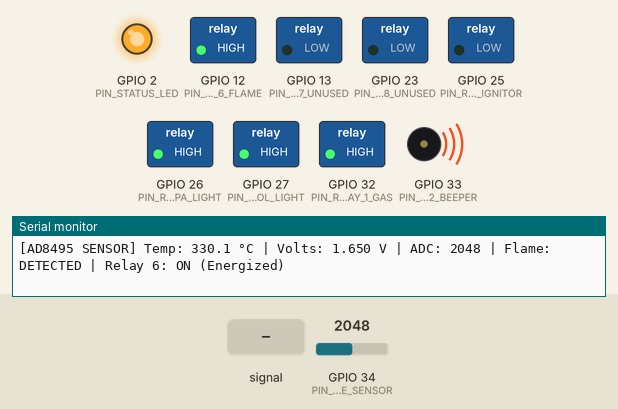
This program was run on a simulated ESP32. Shown: switched loads named in the program (green lamp = pin HIGH), output pins drawn as LEDs (lit = HIGH), buzzer (waves = sounding, pin HIGH), the last lines printed to the serial monitor. Dashed ring = blinking. The inputs (shaded band) are chosen by the test bench; at power-on: GPIO 34 (PIN_FLAME_SENSOR) = 2048.

Above: at 1.8 s.
1.9 s: GPIO 34 (PIN_FLAME_SENSOR) set to 875
At 2.5 s:
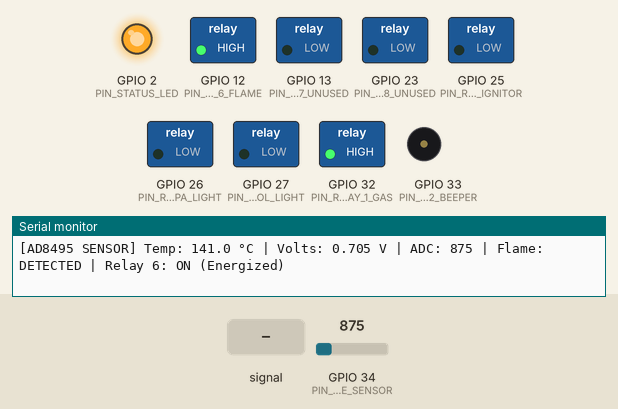
4.9 s: GPIO 34 (PIN_FLAME_SENSOR) set to 745
At 6.0 s:
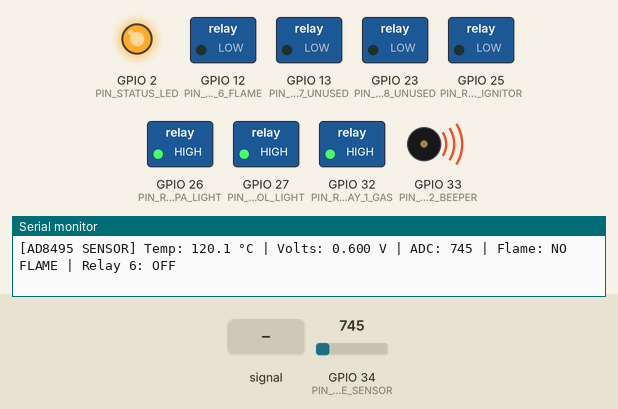
7.9 s: GPIO 34 (PIN_FLAME_SENSOR) fed a 200 Hz sine of ±327 counts around its level
At 11.8 s:
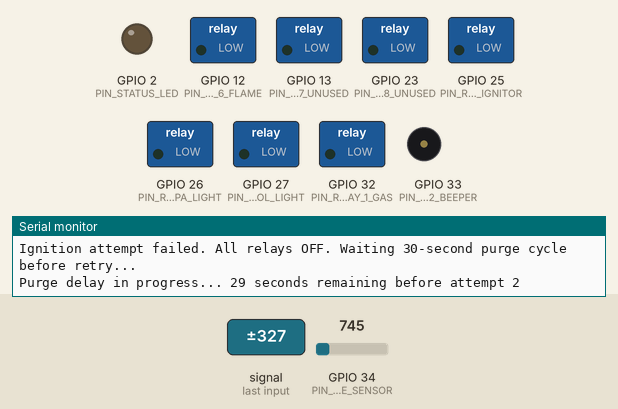
Timing chart, 0 to 45.3 s (numbered marks = the images above; inputs shaded):
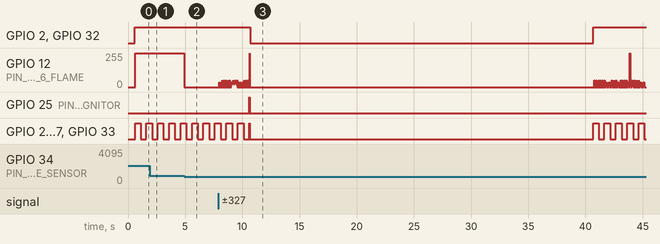

The program:

main.cpp
```cpp
/*
 * ESP32 32E Wroom Relay Board - Firebasket Ignition System Firmware
 *
 * Hardware Sequence & Operation:
 * - Boot: Power applied -> ESP32 boots up automatically and starts ignition sequence.
 *
 * - Step 1 (Gas Pre-Flow & Initial Beeping):
 *   * Relay 1 (Propane Gas Valve) closes (ON) to allow propane gas to flow to the burner.
 *   * Simultaneously, Relay 2 (Piezo Beeper) pulses ON/OFF once per second (1 Hz) 10 times (10 seconds total).
 *   * Synchronous Light Interruption: For every ON pulse of Relay 2, Relay 4 (Spa Light) and
 *     Relay 5 (Pool Light) also pulse ON/OFF simultaneously.
 *
 * - Step 2 (Spark Ignition & Rapid Beeping / Light Interruption):
 *   * After 10 beeps (10s), Relay 3 (Spark Ignitor) closes (ON) to turn on high-voltage spark ignition.
 *   * Simultaneously, Relay 2 (Beeper) pulses ON/OFF twice per second (2 Hz).
 *   * Relays 4 & 5 (Spa & Pool Lights) pulse ON/OFF in sync with Relay 2 (2 Hz).
 *   * AD8495 K-Type Thermocouple Flame Sensor monitored continuously for up to 10 seconds.
 *
 * - Step 3 (Flame Detection Outcome):
 *   * FLAME DETECTED: Relay 3 (Ignitor) OFF, Relays 2, 4, 5 OFF. Relay 1 (Gas Valve) stays ON (RUNNING state).
 *     Relay 6 (Flame Detected Relay) closes (ON) whenever the thermocouple detects flame.
 *   * NO FLAME DETECTED (after 10s): Relay 1 (Gas Valve) OFF, Relay 3 (Ignitor) OFF, Relays 2, 4, 5 OFF, Relay 6 OFF.
 *
 * - Step 4 (Retry & Lockout Logic):
 *   * If ignition fails, system waits 30 seconds (Safety Purge Delay) with all relays OFF.
 *   * The sequence repeats after 30 seconds and repeats 4 more times (5 total attempts: 1 initial + 4 retries).
 *   * If all 5 attempts fail, the system enters LOCKOUT state and does not repeat anymore until reboot
 *     (power cycling the ESP32).
 */

#include <Arduino.h>

// ============================================================================
// HARDWARE PIN DEFINITIONS & CONFIGURATION
// ============================================================================

// Relay Output Pins (Active HIGH positive trigger logic)
#define PIN_RELAY_1_GAS       32  // Relay 1: Propane Gas Valve Relay (GPIO 32)
#define PIN_RELAY_2_BEEPER    33  // Relay 2: Piezo Beeper Warning Relay (GPIO 33)
#define PIN_RELAY_3_IGNITOR   25  // Relay 3: Spark Ignitor High-Voltage Relay (GPIO 25)
#define PIN_RELAY_4_SPA_LIGHT 26  // Relay 4: Spa Light Control Relay (GPIO 26)
#define PIN_RELAY_5_POOL_LIGHT 27 // Relay 5: Pool Light Control Relay (GPIO 27)
#define PIN_RELAY_6_FLAME     12  // Relay 6: Dedicated Flame Detection Relay (GPIO 12)

// Unused Relays on eMariete ESP32-WROOM-32e 8-Relay Board (Explicitly held OFF for safety)
#define PIN_RELAY_7_UNUSED    13  // Relay 7: Unused (GPIO 13)
#define PIN_RELAY_8_UNUSED    23  // Relay 8: Unused (GPIO 23)
#define PIN_STATUS_LED        2   // Onboard Status Indicator LED

// Input Sensor Pins
#define PIN_FLAME_SENSOR      34  // AD8495 Analog K-Type Thermocouple Input (GPIO 34 / ADC1_CH6)

// ============================================================================
// AD8495 THERMOCOUPLE & FLAME SENSING PARAMETERS
// ============================================================================
#define AD8495_REF_VOLTAGE_V      0.0     // Reference Voltage (0.0V with REF pin tied to GND)
#define AD8495_GAIN_V_PER_C       0.005   // Transfer function gain: 5 mV/°C (0.005 V/°C)
#define ADC_VREF                  3.3     // ESP32 ADC Reference Voltage (3.3V)
#define ADC_RESOLUTION            4095.0  // ESP32 12-bit ADC Max Value (0-4095)
#define ADC_SAMPLE_COUNT          16      // Multi-sample averaging count to filter spark EMI noise

// Flame Temperature Thresholds & Hysteresis (°C)
#define FLAME_TEMP_THRESHOLD_C    150.0   // Temperature required to confirm flame presence (°C)
#define FLAME_TEMP_HYSTERESIS_C   20.0    // Temperature hysteresis for flame loss (Extinguish < 130°C)

// Relay Logic (Positive Control Logic: HIGH = Closed / Energized, LOW = Open / De-energized)
#define RELAY_ON   HIGH
#define RELAY_OFF  LOW

// Timing Parameters (in milliseconds)
#define PREFLOW_BEEP_COUNT       10      // 10 beeps during gas pre-flow
#define PREFLOW_BEEP_PERIOD_MS   1000    // 1 beep per second (500ms ON / 500ms OFF = 10s total)
#define IGNITION_TIMEOUT_MS      10000   // 10-second max spark ignition attempt window
#define IGNITION_BEEP_PERIOD_MS  500     // 2 beeps per second (250ms ON / 250ms OFF)
#define PURGE_WAIT_MS            30000   // 30-second delay between ignition attempts
#define MAX_ATTEMPTS             5       // 1 initial attempt + 4 retries = 5 total attempts

// ============================================================================
// SYSTEM STATES
// ============================================================================
enum IgnitionState {
    STATE_PREFLOW_BEEP,      // Relay 1 ON, Relays 2/4/5 pulse 1Hz for 10s (10 beeps)
    STATE_IGNITION_ATTEMPT,  // Relay 1 & 3 ON, Relays 2/4/5 pulse 2Hz, check flame 10s max
    STATE_RUNNING,           // Flame detected! Relay 1 & 6 ON, all other relays OFF
    STATE_RETRY_WAIT,        // Attempt failed: All relays OFF, wait 30s before retry
    STATE_LOCKOUT            // 5 attempts failed: All relays OFF, halt until reboot
};

// Global State Variables
IgnitionState currentState = STATE_PREFLOW_BEEP;
uint8_t currentAttempt = 1;

uint32_t stateStartTime = 0;
bool isFlameDetected = false;

// Function Declarations
void transitionToState(IgnitionState newState);
void handlePreflowBeepState();
void handleIgnitionAttemptState();
void handleRunningState();
void handleRetryWaitState();
void handleLockoutState();
bool readDebouncedFlameSensor();
float getThermocoupleTemperatureC(uint16_t *outRawAdc = NULL, float *outVoltage = NULL);
void setBeeperAndLights(bool state);
void setAllRelaysOff();
const char* getStateName(IgnitionState state);

// ============================================================================
// SETUP & HARDWARE INITIALIZATION
// ============================================================================
void setup() {
    Serial.begin(115200);
    delay(500); // Short delay for serial monitor initialization

    Serial.println();
    Serial.println(F("=========================================================="));
    Serial.println(F("   ESP32 32E RELAY BOARD - FIREBASKET IGNITION FIRMWARE   "));
    Serial.println(F("   (AD8495 K-Type Thermocouple & Flame Relay Enabled)    "));
    Serial.println(F("=========================================================="));

    // Safely set all relay pins LOW before configuring pin modes
    digitalWrite(PIN_RELAY_1_GAS, RELAY_OFF);
    digitalWrite(PIN_RELAY_2_BEEPER, RELAY_OFF);
    digitalWrite(PIN_RELAY_3_IGNITOR, RELAY_OFF);
    digitalWrite(PIN_RELAY_4_SPA_LIGHT, RELAY_OFF);
    digitalWrite(PIN_RELAY_5_POOL_LIGHT, RELAY_OFF);
    digitalWrite(PIN_RELAY_6_FLAME, RELAY_OFF);
    digitalWrite(PIN_RELAY_7_UNUSED, RELAY_OFF);
    digitalWrite(PIN_RELAY_8_UNUSED, RELAY_OFF);
    digitalWrite(PIN_STATUS_LED, LOW);

    // Configure Pin Modes
    pinMode(PIN_RELAY_1_GAS, OUTPUT);
    pinMode(PIN_RELAY_2_BEEPER, OUTPUT);
    pinMode(PIN_RELAY_3_IGNITOR, OUTPUT);
    pinMode(PIN_RELAY_4_SPA_LIGHT, OUTPUT);
    pinMode(PIN_RELAY_5_POOL_LIGHT, OUTPUT);
    pinMode(PIN_RELAY_6_FLAME, OUTPUT);
    pinMode(PIN_RELAY_7_UNUSED, OUTPUT);
    pinMode(PIN_RELAY_8_UNUSED, OUTPUT);
    pinMode(PIN_STATUS_LED, OUTPUT);
    pinMode(PIN_FLAME_SENSOR, INPUT);

    Serial.printf("Pin Configuration (eMariete ESP32-WROOM-32e 8-Relay Board):\n");
    Serial.printf(" - Relay 1 (Gas Valve): GPIO %d\n", PIN_RELAY_1_GAS);
    Serial.printf(" - Relay 2 (Beeper):    GPIO %d\n", PIN_RELAY_2_BEEPER);
    Serial.printf(" - Relay 3 (Ignitor):   GPIO %d\n", PIN_RELAY_3_IGNITOR);
    Serial.printf(" - Relay 4 (Spa Light): GPIO %d\n", PIN_RELAY_4_SPA_LIGHT);
    Serial.printf(" - Relay 5 (Pool Light):GPIO %d\n", PIN_RELAY_5_POOL_LIGHT);
    Serial.printf(" - Relay 6 (Flame Relay):GPIO %d (Energized on Flame Detect)\n", PIN_RELAY_6_FLAME);
    Serial.printf(" - Relays 7 & 8:         GPIO %d, %d (Disabled/Unused)\n",
                  PIN_RELAY_7_UNUSED, PIN_RELAY_8_UNUSED);
    Serial.printf(" - AD8495 Thermocouple: GPIO %d (ADC1_CH6 Analog Input)\n", PIN_FLAME_SENSOR);
    Serial.println(F("----------------------------------------------------------"));
    Serial.printf("Thermocouple Flame Sensing Parameters:\n");
    Serial.printf(" - Flame Temp Threshold:  %.1f °C\n", FLAME_TEMP_THRESHOLD_C);
    Serial.printf(" - Flame Loss Hysteresis: %.1f °C (Off below %.1f °C)\n",
                  FLAME_TEMP_HYSTERESIS_C, FLAME_TEMP_THRESHOLD_C - FLAME_TEMP_HYSTERESIS_C);
    Serial.printf(" - AD8495 Transfer Gain:  5.0 mV / °C (VREF: %.1f V)\n", AD8495_REF_VOLTAGE_V);
    Serial.println(F("----------------------------------------------------------"));
    Serial.printf("Timing Parameters:\n");
    Serial.printf(" - Max Attempts: %d (1 initial + 4 retries)\n", MAX_ATTEMPTS);
    Serial.printf(" - Pre-Flow Duration: 10 seconds (10 beeps @ 1 Hz)\n");
    Serial.printf(" - Ignition Timeout: 10 seconds (@ 2 Hz beeps/light pulses)\n");
    Serial.printf(" - Retry Purge Wait: 30 seconds\n");
    Serial.println(F("=========================================================="));

    // Begin sequence on power boot (Attempt 1 of 5)
    currentAttempt = 1;
    transitionToState(STATE_PREFLOW_BEEP);
}

// ============================================================================
// MAIN EVENT LOOP
// ============================================================================
void loop() {
    switch (currentState) {
        case STATE_PREFLOW_BEEP:
            handlePreflowBeepState();
            break;

        case STATE_IGNITION_ATTEMPT:
            handleIgnitionAttemptState();
            break;

        case STATE_RUNNING:
            handleRunningState();
            break;

        case STATE_RETRY_WAIT:
            handleRetryWaitState();
            break;

        case STATE_LOCKOUT:
            handleLockoutState();
            break;
    }
}

// ============================================================================
// STATE MACHINE TRANSITIONS & HANDLING
// ============================================================================

/**
 * Handles state transition setup, timer resets, and initial relay states.
 */
void transitionToState(IgnitionState newState) {
    currentState = newState;
    stateStartTime = millis();

    Serial.printf("\n[STATE CHANGE] Attempt %d of %d -> Entering %s\n",
                  currentAttempt, MAX_ATTEMPTS, getStateName(newState));

    switch (newState) {
        case STATE_PREFLOW_BEEP:
            // Relay 1 ON (Gas Valve open), all other relays initialized OFF
            digitalWrite(PIN_RELAY_1_GAS, RELAY_ON);
            digitalWrite(PIN_RELAY_3_IGNITOR, RELAY_OFF);
            digitalWrite(PIN_RELAY_6_FLAME, RELAY_OFF);
            setBeeperAndLights(false);
            digitalWrite(PIN_STATUS_LED, HIGH);
            Serial.println(F("Relay 1 (Gas Valve) CLOSED -> Propane flowing. Starting 10s pre-flow beeps..."));
            break;

        case STATE_IGNITION_ATTEMPT:
            // Relay 1 stays ON (Gas Valve), Relay 3 ON (Spark Ignitor)
            digitalWrite(PIN_RELAY_1_GAS, RELAY_ON);
            digitalWrite(PIN_RELAY_3_IGNITOR, RELAY_ON);
            setBeeperAndLights(false);
            Serial.println(F("Relay 3 (Spark Ignitor) CLOSED -> High-Voltage Spark ACTIVE (10s max timeout)."));
            break;

        case STATE_RUNNING:
            // Relay 1 stays ON (Gas Valve), Relay 6 ON (Flame Relay), Ignitor, Beeper, & Light relays OFF
            digitalWrite(PIN_RELAY_1_GAS, RELAY_ON);
            digitalWrite(PIN_RELAY_3_IGNITOR, RELAY_OFF);
            digitalWrite(PIN_RELAY_6_FLAME, RELAY_ON);
            setBeeperAndLights(false);
            digitalWrite(PIN_STATUS_LED, HIGH);
            Serial.println(F(">>> FLAME DETECTED! Relay 6 (Flame Relay) ON. Ignitor OFF, Gas Valve ON. RUNNING state. <<<"));
            break;

        case STATE_RETRY_WAIT:
            // Turn off all relays during 30s purge wait
            setAllRelaysOff();
            digitalWrite(PIN_STATUS_LED, LOW);
            Serial.printf("Ignition attempt failed. All relays OFF. Waiting 30-second purge cycle before retry...\n");
            break;

        case STATE_LOCKOUT:
            // Turn off all relays permanently until power reboot
            setAllRelaysOff();
            digitalWrite(PIN_STATUS_LED, LOW);
            Serial.println(F("=========================================================================="));
            Serial.println(F("!!! CRITICAL SAFETY LOCKOUT: 5 FAILED ATTEMPTS (1 INITIAL + 4 RETRIES).  !!!"));
            Serial.println(F("!!! SYSTEM HALTED. PLEASE REMOVE AND RESTORE POWER TO REBOOT ESP32.    !!!"));
            Serial.println(F("=========================================================================="));
            break;
    }
}

/**
 * STEP 1: Relay 1 ON (Propane Gas Valve Open).
 * Relay 2 (Beeper) pulses 10 times at 1 pulse per second (1 Hz: 500ms ON / 500ms OFF).
 * Relays 4 (Spa Light) and 5 (Pool Light) pulse ON/OFF in sync with Relay 2.
 * Total duration: 10 seconds.
 */
void handlePreflowBeepState() {
    uint32_t elapsed = millis() - stateStartTime;
    uint32_t totalBeepDuration = PREFLOW_BEEP_COUNT * PREFLOW_BEEP_PERIOD_MS; // 10,000 ms

    // Keep Relay 1 (Gas Valve) ON
    digitalWrite(PIN_RELAY_1_GAS, RELAY_ON);

    // Read Thermocouple continuously during pre-flow
    readDebouncedFlameSensor();

    if (elapsed < totalBeepDuration) {
        uint32_t cycleTime = elapsed % PREFLOW_BEEP_PERIOD_MS;
        // Pulse 500ms ON / 500ms OFF (1 Hz)
        bool pulseState = (cycleTime < (PREFLOW_BEEP_PERIOD_MS / 2));
        setBeeperAndLights(pulseState);
    } else {
        // 10 beeps complete -> turn off beeper & lights, transition to ignition attempt
        setBeeperAndLights(false);
        transitionToState(STATE_IGNITION_ATTEMPT);
    }
}

/**
 * STEP 2 & 3: Relay 3 ON (Spark Ignitor). Relay 1 stays ON (Gas Valve).
 * Relay 2 (Beeper) pulses ON/OFF twice per second (2 Hz: 250ms ON / 250ms OFF).
 * Relays 4 & 5 (Spa & Pool Lights) pulse ON/OFF in sync with Relay 2.
 * Monitor AD8495 Thermocouple for up to 10 seconds.
 */
void handleIgnitionAttemptState() {
    uint32_t elapsed = millis() - stateStartTime;

    // Pulse Beeper (Relay 2) and Lights (Relays 4 & 5) twice per second (2 Hz)
    uint32_t cycleTime = elapsed % IGNITION_BEEP_PERIOD_MS;
    bool pulseState = (cycleTime < (IGNITION_BEEP_PERIOD_MS / 2));
    setBeeperAndLights(pulseState);

    // Continuous AD8495 Thermocouple flame monitoring
    bool isFlame = readDebouncedFlameSensor();

    if (isFlame) {
        Serial.println(F("Flame signal verified by thermocouple during ignition window!"));
        transitionToState(STATE_RUNNING);
        return;
    }

    // Check for 10-second ignition timeout
    if (elapsed >= IGNITION_TIMEOUT_MS) {
        Serial.println(F("!!! 10-Second Ignition Timeout Reached - No Flame Detected !!!"));

        if (currentAttempt < MAX_ATTEMPTS) {
            transitionToState(STATE_RETRY_WAIT);
        } else {
            transitionToState(STATE_LOCKOUT);
        }
        return;
    }
}

/**
 * STEP 3 (Cont.): Flame detected state.
 * Maintains Relay 1 (Gas Valve) ON, Relay 6 (Flame Relay) ON, and all other relays OFF.
 * Continuously monitors AD8495 Thermocouple. If flame is lost, immediately shuts off gas valve & flame relay for safety.
 */
void handleRunningState() {
    bool isFlame = readDebouncedFlameSensor();

    if (!isFlame) {
        Serial.println(F("WARNING: FLAME LOST OR TEMPERATURE DROPPED BELOW THRESHOLD!"));
        setAllRelaysOff();

        if (currentAttempt < MAX_ATTEMPTS) {
            transitionToState(STATE_RETRY_WAIT);
        } else {
            transitionToState(STATE_LOCKOUT);
        }
    }
}

/**
 * STEP 4: 30-second Purge Wait delay between failed ignition attempts.
 * All relays remain OFF. After 30s, increments attempt counter and restarts sequence.
 */
void handleRetryWaitState() {
    uint32_t elapsed = millis() - stateStartTime;

    // Periodic countdown logging every 5 seconds
    static uint32_t lastLogTime = 0;
    if (millis() - lastLogTime >= 5000) {
        lastLogTime = millis();
        uint32_t remainingSec = (PURGE_WAIT_MS - elapsed) / 1000;
        Serial.printf("Purge delay in progress... %u seconds remaining before attempt %d\n",
                      remainingSec, currentAttempt + 1);
    }

    if (elapsed >= PURGE_WAIT_MS) {
        currentAttempt++;
        Serial.printf("\nPurge delay complete. Starting Retry Attempt %d of %d...\n", currentAttempt, MAX_ATTEMPTS);
        transitionToState(STATE_PREFLOW_BEEP);
    }
}

/**
 * STEP 4 (Lockout): System locked out after 5 total failed attempts.
 * All relays OFF. System halts here until power is disconnected and re-applied to ESP32.
 */
void handleLockoutState() {
    // Pulse status LED slowly (100ms every 3 seconds) as visual indicator of lockout state
    uint32_t alarmCycle = millis() % 3000;
    digitalWrite(PIN_STATUS_LED, (alarmCycle < 100) ? HIGH : LOW);
}

// ============================================================================
// HELPER FUNCTIONS & THERMOCOUPLE READINGS
// ============================================================================

/**
 * Reads multi-sampled raw ADC from AD8495 Thermocouple on GPIO 34, converts to °C.
 */
float getThermocoupleTemperatureC(uint16_t *outRawAdc, float *outVoltage) {
    uint32_t adcSum = 0;
    for (int i = 0; i < ADC_SAMPLE_COUNT; i++) {
        adcSum += analogRead(PIN_FLAME_SENSOR);
        delayMicroseconds(50); // Short delay between samples
    }
    uint16_t avgAdc = adcSum / ADC_SAMPLE_COUNT;
    float voltage = (avgAdc / ADC_RESOLUTION) * ADC_VREF;
    float tempC = (voltage - AD8495_REF_VOLTAGE_V) / AD8495_GAIN_V_PER_C;

    if (outRawAdc) *outRawAdc = avgAdc;
    if (outVoltage) *outVoltage = voltage;

    return tempC;
}

/**
 * Reads AD8495 Thermocouple temperature, applies hysteresis filtering,
 * energizes Relay 6 when flame is detected, and returns boolean flame status.
 */
bool readDebouncedFlameSensor() {
    uint16_t rawAdc = 0;
    float voltage = 0.0;
    float tempC = getThermocoupleTemperatureC(&rawAdc, &voltage);

    // Apply Hysteresis
    if (!isFlameDetected) {
        if (tempC >= FLAME_TEMP_THRESHOLD_C) {
            isFlameDetected = true;
        }
    } else {
        if (tempC < (FLAME_TEMP_THRESHOLD_C - FLAME_TEMP_HYSTERESIS_C)) {
            isFlameDetected = false;
        }
    }

    // Energize / De-energize Relay 6 based on flame presence
    digitalWrite(PIN_RELAY_6_FLAME, isFlameDetected ? RELAY_ON : RELAY_OFF);

    // Diagnostics Serial logging (throttled to once per second)
    static uint32_t lastPrintTime = 0;
    if (millis() - lastPrintTime >= 1000) {
        lastPrintTime = millis();
        Serial.printf("[AD8495 SENSOR] Temp: %.1f °C | Volts: %.3f V | ADC: %u | Flame: %s | Relay 6: %s\n",
                      tempC, voltage, rawAdc,
                      isFlameDetected ? "DETECTED" : "NO FLAME",
                      isFlameDetected ? "ON (Energized)" : "OFF");
    }

    return isFlameDetected;
}

/**
 * Controls Relay 2 (Beeper), Relay 4 (Spa Light), and Relay 5 (Pool Light) together.
 * For every "ON" pulse of Beeper Relay 2, Spa Light Relay 4 and Pool Light Relay 5 also pulse.
 */
void setBeeperAndLights(bool state) {
    uint8_t relayState = state ? RELAY_ON : RELAY_OFF;
    digitalWrite(PIN_RELAY_2_BEEPER, relayState);
    digitalWrite(PIN_RELAY_4_SPA_LIGHT, relayState);
    digitalWrite(PIN_RELAY_5_POOL_LIGHT, relayState);
}

/**
 * De-energizes all relays (including Relay 6 Flame Relay & unused relays 7, 8) to a safe OFF state.
 */
void setAllRelaysOff() {
    digitalWrite(PIN_RELAY_1_GAS, RELAY_OFF);
    digitalWrite(PIN_RELAY_2_BEEPER, RELAY_OFF);
    digitalWrite(PIN_RELAY_3_IGNITOR, RELAY_OFF);
    digitalWrite(PIN_RELAY_4_SPA_LIGHT, RELAY_OFF);
    digitalWrite(PIN_RELAY_5_POOL_LIGHT, RELAY_OFF);
    digitalWrite(PIN_RELAY_6_FLAME, RELAY_OFF);
    digitalWrite(PIN_RELAY_7_UNUSED, RELAY_OFF);
    digitalWrite(PIN_RELAY_8_UNUSED, RELAY_OFF);
    isFlameDetected = false;
}

/**
 * Returns human-readable state strings for serial monitor diagnostics output.
 */
const char* getStateName(IgnitionState state) {
    switch (state) {
        case STATE_PREFLOW_BEEP:     return "PREFLOW_BEEP (Step 1: Gas ON, 10 Beeps @ 1Hz, Lights Pulse)";
        case STATE_IGNITION_ATTEMPT: return "IGNITION_ATTEMPT (Step 2: Spark ON, Beeps/Lights @ 2Hz, 10s Thermocouple Check)";
        case STATE_RUNNING:          return "RUNNING (Step 3: Flame Detected, Gas ON, Relay 6 ON, Ignitor/Beeper OFF)";
        case STATE_RETRY_WAIT:       return "RETRY_WAIT (Step 4: All Relays OFF, 30s Safety Purge Delay)";
        case STATE_LOCKOUT:          return "LOCKOUT (5 Attempts Failed - System Halted, Reboot Required)";
        default:                     return "UNKNOWN";
    }
}
```

Measured:
- the behaviour switches between 807 and 806 on GPIO 34 (PIN_FLAME_SENSOR) (found by bisection; images 1 and 2)
- after the input at 4.9 s, GPIO 12 (PIN_RELAY_6_FLAME): 255/255 → 0/255 at once
